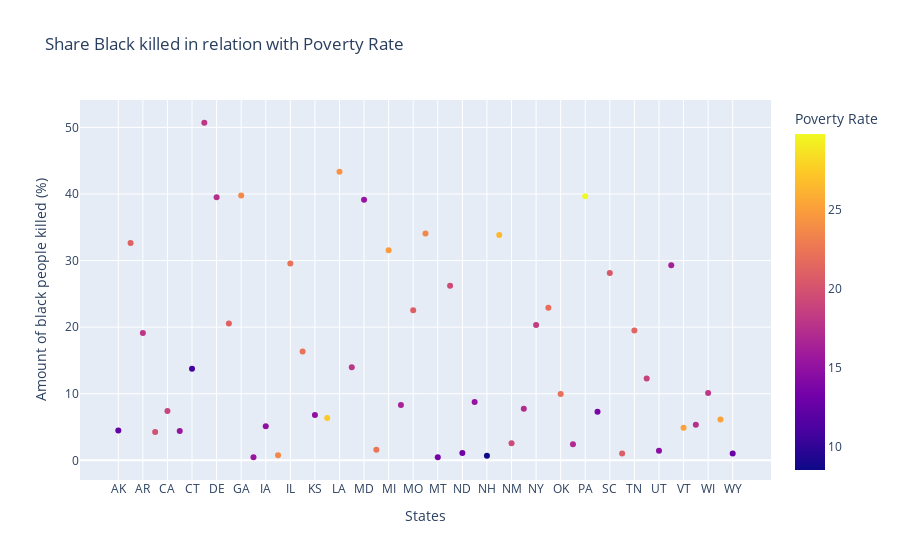

Here is the notebook cell this chart was saved with:
### Markdown cell above
#### Amount of Black people killed vs Poverty Rate in different states
Scatter plot representing the link between amount of black suspects killed and the poverty rate in a particular state.  As we can see, there is no clear relationship between these two aspects. For example, we can see in states like Lousiana(LA) and Vermont(VT) that the poverty rate is almost the same but the percentage of black people shot by police is one of the highest in Lousiana(LA) but one of the lowest in Vermont(VT) in the whole of the US

### Code cell
relation_poverty_black_deaths(df=kill_and_social)

### Figure 1 — Plotly figure (JSON) as saved in the notebook; plotly's stock layout.template omitted (floating-point values rounded to 4 significant figures)
{"data": [{"hovertemplate": "index=%{x}<br>Share_Black_Killed=%{y}<br>Poverty Rate=%{marker.color}<extra></extra>", "legendgroup": "", "marker": {"color": [12.43, 21.03, 17.97, 19.84, 19.03, 15.31, 10.93, 18, 17.49, 21.05, 23.69, 15.41, 14.92, 23.69, 22.2, 22.24, 14.81, 27.41, 24.37, 17.88, 15.29, 22.47, 24.84, 16.43, 20.9, 23.57, 13.43, 19.49, 13.1, 15.16, 8.5, 26.53, 19.46, 17.16, 18.32, 21.95, 22.15, 17.05, 29.82, 13.7, 20.4, 20.82, 21.32, 18.81, 14.76, 16.27, 25.23, 17.46, 18.07, 25.25, 12.8], "coloraxis": "coloraxis", "symbol": "circle"}, "mode": "markers", "name": "", "orientation": "v", "showlegend": false, "type": "scatter", "x": ["AK", "AL", "AR", "AZ", "CA", "CO", "CT", "DC", "DE", "FL", "GA", "HI", "IA", "ID", "IL", "IN", "KS", "KY", "LA", "MA", "MD", "ME", "MI", "MN", "MO", "MS", "MT", "NC", "ND", "NE", "NH", "NJ", "NM", "NV", "NY", "OH", "OK", "OR", "PA", "RI", "SC", "SD", "TN", "TX", "UT", "VA", "VT", "WA", "WI", "WV", "WY"], "xaxis": "x", "y": [4.489, 32.62, 19.14, 4.262, 7.424, 4.411, 13.75, 50.7, 39.53, 20.55, 39.76, 0.4714, 5.117, 0.7667, 29.58, 16.33, 6.821, 6.337, 43.35, 13.96, 39.12, 1.6, 31.55, 8.306, 22.54, 34.08, 0.46, 26.22, 1.1, 8.764, 0.7, 33.85, 2.547, 7.749, 20.31, 22.92, 9.972, 2.4, 39.65, 7.3, 28.13, 1.033, 19.51, 12.27, 1.432, 29.31, 4.9, 5.326, 10.11, 6.113, 1.029], "yaxis": "y"}], "layout": {"coloraxis": {"colorbar": {"title": {"text": "Poverty Rate"}}, "colorscale": [[0, "#0d0887"], [0.1111, "#46039f"], [0.2222, "#7201a8"], [0.3333, "#9c179e"], [0.4444, "#bd3786"], [0.5556, "#d8576b"], [0.6667, "#ed7953"], [0.7778, "#fb9f3a"], [0.8889, "#fdca26"], [1, "#f0f921"]]}, "legend": {"tracegroupgap": 0}, "title": {"text": "Share Black killed in relation with Poverty Rate"}, "xaxis": {"anchor": "y", "domain": [0, 1], "title": {"text": "States"}}, "yaxis": {"anchor": "x", "domain": [0, 1], "title": {"text": "Amount of black people killed (%)"}}}}
